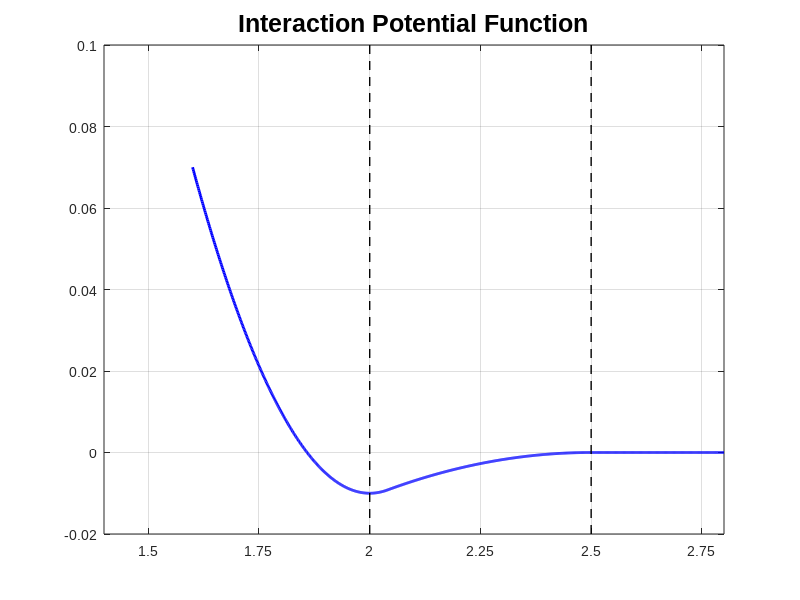

Source code (MATLAB): (Note: this script raises an error after producing the figure.)
% 定义参数
p = 1;
s = 0.04;
c = 0.5;

font_name = "Arial";

% 定义分段函数
f = @(x) (x < s) .* (p/2 * (x.^2 - c*s)) + ...
         (x >= s & x < c) .* (p/2 * s / (s - c) * (c - x).^2);

% 定义平移后的函数（向右平移2个单位）
f_shifted = @(x) f(x - 2);

% 定义绘图范围（x=1.4~2.8）
x = linspace(1.6, 2.8, 1000);
y = f_shifted(x);

% 设置全局字体
set(groot, 'defaultAxesFontName', 'Arial');
set(groot, 'defaultTextFontName', 'Arial');

% 绘制图形
figure;
plot(x, y, 'b', 'LineWidth', 2);

title('Interaction Potential Function', 'FontSize', 18);
grid on;
xlim([1.4, 2.8]);
ylim([-0.02, 0.1]);

% 添加垂直虚线
line([2 2], [-0.02, 0.1], 'LineStyle', '--', 'Color', 'k', 'LineWidth', 1);
line([2.5 2.5], [-0.02 0.1], 'LineStyle', '--', 'Color', 'k', 'LineWidth', 1);

% 定义x轴刻度值（按升序排列）
x_ticks = sort([1.5, 1.75, 2, 2.25, 2.5, 2.75]);

% 设置x轴刻度
xticks(x_ticks);

% 设置x轴刻度标签（水平显示）
xticklabels({'1.5', '1.75', '2', '2.25', '2.5', '2.75'});
ax = gca;
ax.XAxis.FontSize = 16;
ax.YAxis.FontSize = 16;
ax.XAxis.TickLabelRotation = 0; % 确保刻度标签水平

% 添加数据点连线
hold on;
scatter(2.04, f_shifted(2.04), 50, 'r', 'filled');
scatter(2.5, f_shifted(2.5), 50, 'r', 'filled');

% 在红点旁边添加 LaTeX 文字
text(2.04, f_shifted(2.04) + 0.005, '$r_s=0.04$', 'Interpreter', 'latex', 'FontSize', 16, 'HorizontalAlignment', 'left');
text(2.5, f_shifted(2.5) + 0.005, '$r_c=0.5$', 'Interpreter', 'latex', 'FontSize', 16, 'HorizontalAlignment', 'left');

% 添加区域标签
text(1.70, 0.09, 'Harmonic Repulsion', 'HorizontalAlignment', 'center', 'FontSize', 18);
text(2.25, 0.09, 'Attraction', 'HorizontalAlignment', 'center', 'FontSize', 18);
text(2.65, 0.09, 'Free', 'HorizontalAlignment', 'center', 'FontSize', 18);

% 调整图形布局
set(gcf, 'Position', [100, 100, 800, 600]);

% 设置 xlabel 和 ylabel
str = "$$\mathrm{Sphere\ Center\ Distance}\ r_{ij}$$";
xlabel(str, "Interpreter", "latex", 'FontSize', 20);

str = "$$\mathrm{Interaction\ Potential}\ U(r)$$";
ylabel(str, "Interpreter", "latex", 'FontSize', 20, "Rotation", 90);% 定义参数
p = 1;
s = 0.04;
c = 0.5;

font_name = "Arial";

% 定义分段函数
f = @(x) (x < s) .* (p/2 * (x.^2 - c*s)) + ...
         (x >= s & x < c) .* (p/2 * s / (s - c) * (c - x).^2);

% 定义平移后的函数（向右平移2个单位）
f_shifted = @(x) f(x - 2);

% 定义绘图范围（x=1.4~2.8）
x = linspace(1.575, 2.8, 1000);
y = f_shifted(x);

% 设置全局字体
set(groot, 'defaultAxesFontName', 'Arial');
set(groot, 'defaultTextFontName', 'Arial');

% 绘制图形
figure;
plot(x, y, 'b', 'LineWidth', 2);

title('Interaction Potential Function', 'FontSize', 18);
grid on;
xlim([1.5, 2.75]);
ylim([-0.02, 0.1]);

% 添加垂直虚线
line([2 2], [-0.02, 0.1], 'LineStyle', '--', 'Color', 'k', 'LineWidth', 1);
line([2.5 2.5], [-0.02 0.1], 'LineStyle', '--', 'Color', 'k', 'LineWidth', 1);

line([1.4 2.8], [0, 0], 'LineStyle', '-', 'Color', 'k', 'LineWidth', 1);

% 定义x轴刻度值（按升序排列）
x_ticks = sort([1.5, 1.75, 2, 2.25, 2.5, 2.75]);

% 设置x轴刻度
xticks(x_ticks);

% 设置x轴刻度标签（水平显示）
xticklabels({'1.5', '1.75', '2', '2.25', '2.5', '2.75'});
ax = gca;
ax.XAxis.FontSize = 16;
ax.YAxis.FontSize = 16;
ax.XAxis.TickLabelRotation = 0; % 确保刻度标签水平

% 添加数据点连线
hold on;
scatter(2.04, f_shifted(2.04), 50, 'r', 'filled');
scatter(2.5, f_shifted(2.5), 50, 'r', 'filled');

% 在红点旁边添加 LaTeX 文字
text(2.01,0.03, '$r_s=0.04$', 'Interpreter', 'latex', 'FontSize', 16, 'HorizontalAlignment', 'left',Color='r');
text(2.01,0.048, '$r_c=0.5$', 'Interpreter', 'latex', 'FontSize', 16, 'HorizontalAlignment', 'left',Color='r');

% 添加区域标签
text(1.75, 0.09, 'Harmonic Repulsion', 'HorizontalAlignment', 'center', 'FontSize', 18);
text(2.25, 0.09, 'Attraction', 'HorizontalAlignment', 'center', 'FontSize', 18);
text(2.625, 0.09, 'Free', 'HorizontalAlignment', 'center', 'FontSize', 18);

% 调整图形布局
set(gcf, 'Position', [100, 100, 1000, 600]);

% 添加竖直虚线及两端箭头
% 对于 x=2.04
line([2.04, 2.04], [f_shifted(2.04), 0.025], 'LineStyle', '--', 'Color', 'r', 'LineWidth', 3); % 竖直虚线

x_1=0.44
x_2=0.465
y_0=0.42

y_1=0.54

annotation('arrow', [0.45, 0.465], [y_0, y_0], ...
           'HeadLength', 7, 'HeadWidth', 7, 'LineWidth', 2, 'Color', 'r');

annotation('arrow', [0.455, 0.44], [y_0, y_0], ...
           'HeadLength', 7, 'HeadWidth', 7, 'LineWidth', 2, 'Color', 'r');

annotation('arrow', [0.45, 0.75], [y_1, y_1], ...
           'HeadLength', 7, 'HeadWidth', 7, 'LineWidth', 2, 'Color', 'r');

annotation('arrow', [0.455, 0.44], [y_1, y_1], ...
           'HeadLength', 7, 'HeadWidth', 7, 'LineWidth', 2, 'Color', 'r');


% 对于 x=2.5
line([2.5, 2.5], [f_shifted(2.5), 0.045], 'LineStyle', '--', 'Color', 'r', 'LineWidth', 3); % 竖直虚线


% 设置 xlabel 和 ylabel
str = "$$\mathrm{Sphere\ Center\ Distance}\ r_{ij}$$";
xlabel(str, "Interpreter", "latex", 'FontSize', 20);

str = "$$\mathrm{Interaction\ Potential}\ U(r)$$";
ylabel(str, "Interpreter", "latex", 'FontSize', 20, "Rotation", 90);
